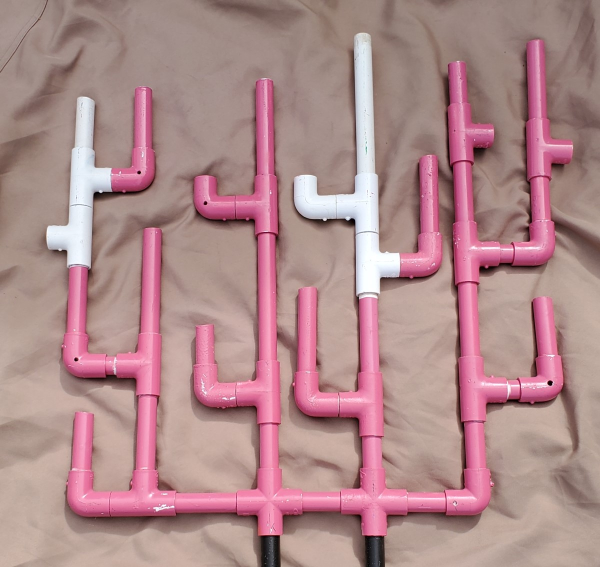
#> input picture Resources/coral3.jpg, 1200 x 1134 px (shown at 1/2 size)
$ python 'Task 6.py'
#> lines starting #> are read from the running program, lines starting #| are printed output that depends on the picture; after the words box and inside, x2 and y2 are one past the last pixel; in counts of white or black regions, pixels touching at a corner belong together
###########################################################
# Project : task 6
# Authors :  squad_Ask
###########################################################

#imports
import cv2
import numpy as np

#variables
XvaluesBlue = []
YvaluesBlue = []
XvaluesGreen = []
YvaluesGreen = []
isBlue = False
isGreen = False

#callback fn (Sama & Mazen)
# [61 lines left out: function mouseClick, not called in this run]

#main image formation (mohamed)
finalImage=np.zeros((600, 1000 , 3), dtype="uint8")
Real=cv2.imread("Resources/coral3.jpg")
#> Real is the input picture: shape (1134, 1200, 3); mean B, G, R 139.5, 137.8, 175.6
Real=cv2.resize(Real,(400,260))
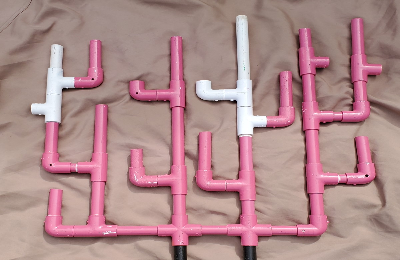
#> Real: shape (260, 400, 3); mean B, G, R 139.5, 137.7, 175.5
Changed=cv2.imread("Resources/coral4.jpg")
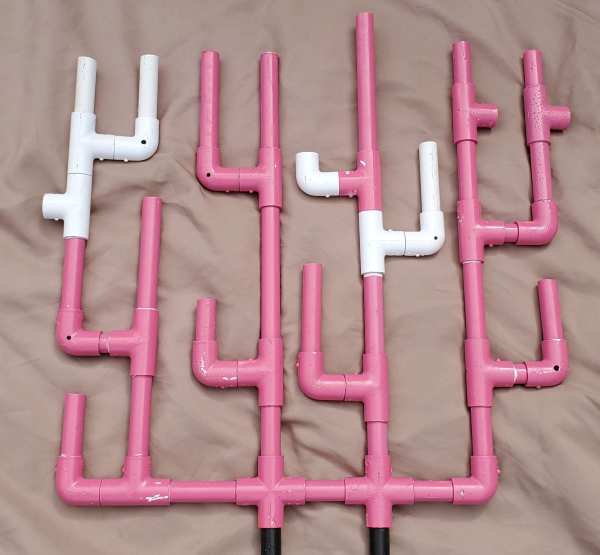
#> input picture Resources/coral4.jpg, 1200 x 1110 px (shown at 1/2 size)
#> Changed is the input picture: shape (1110, 1200, 3); mean B, G, R 142.2, 139.7, 178.6
Changed=cv2.resize(Changed,(500,500))
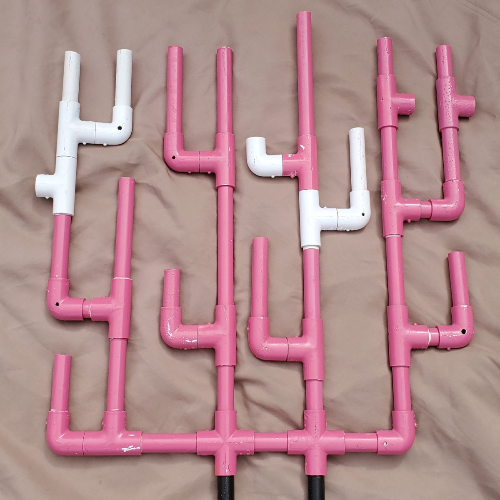
#> Changed: shape (500, 500, 3); mean B, G, R 142.1, 139.6, 178.5
#add images on the outputImageput image
finalImage[20:280,550:950]= Real
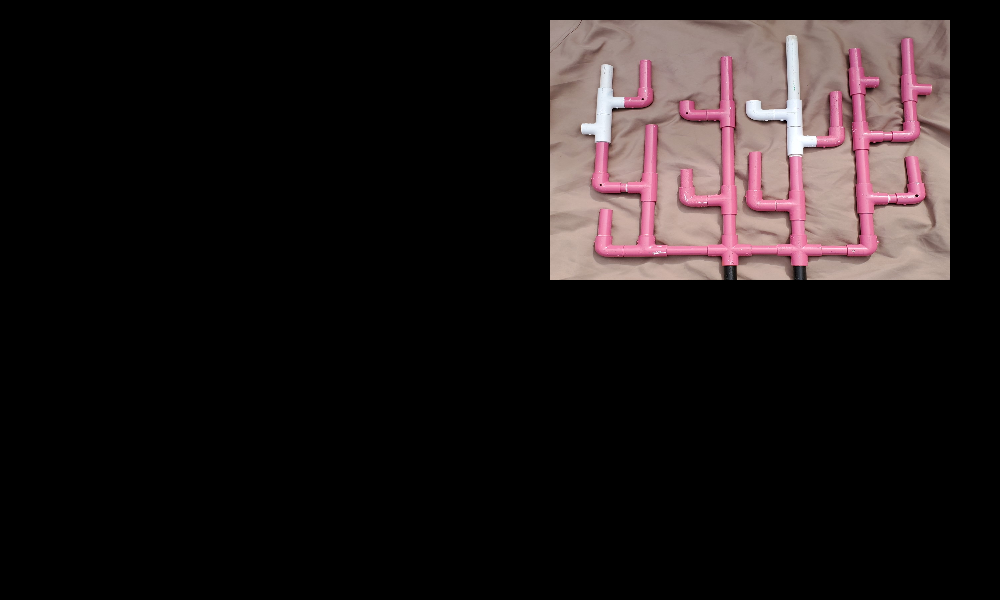
#> finalImage: shape (600, 1000, 3); mean B, G, R 24.2, 23.9, 30.4
finalImage[20:520,10:510] = Changed
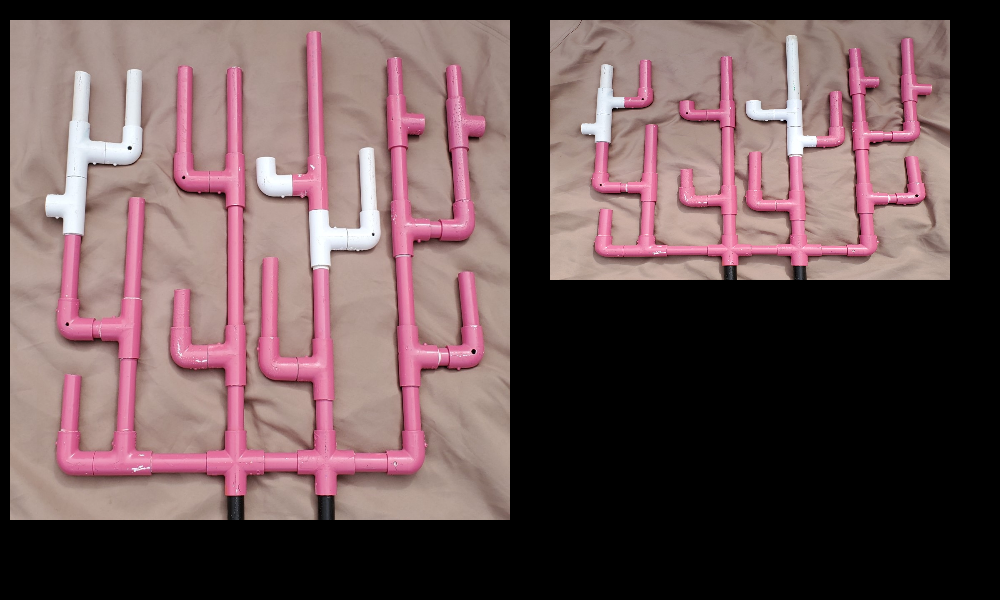
#> finalImage: shape (600, 1000, 3); mean B, G, R 83.4, 82.1, 104.8
#write on the image
cv2.putText(finalImage,"Simple Left click and drag : add a Blue rectangle",(550,350),cv2.FONT_HERSHEY_SIMPLEX,0.45,(255,255,255),1)
cv2.putText(finalImage,"Simple Right click and drag : add a Green rectangle",(550,400),cv2.FONT_HERSHEY_SIMPLEX,0.45,(255,255,255),1)
cv2.putText(finalImage,"Press 'd' to clear the screen",(550,450),cv2.FONT_HERSHEY_SIMPLEX,0.45,(255,255,255),1)
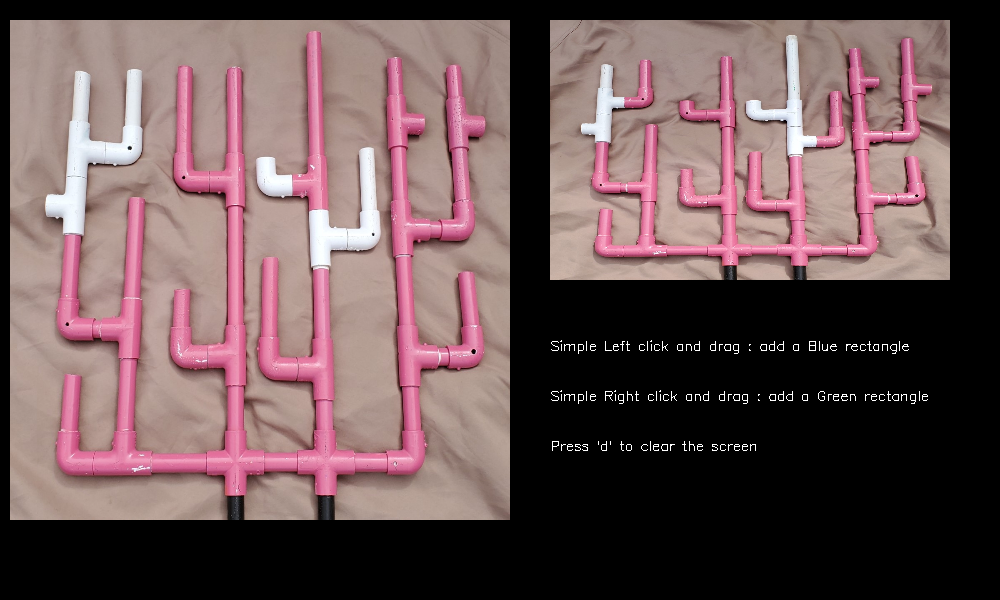
#> finalImage: shape (600, 1000, 3); mean B, G, R 84.2, 82.9, 105.6
cv2.putText(finalImage,"Press 'q' to quit",(550,500),cv2.FONT_HERSHEY_SIMPLEX,0.45,(255,255,255),1)
#> finalImage: shape (600, 1000, 3); 0.04% of pixels changed, all inside (x1, y1, x2, y2) = (552, 490, 666, 504)
outputImage = finalImage.copy()

cv2.imshow('Task 6',outputImage)
cv2.setMouseCallback('Task 6',mouseClick)

#main loop (Sama & Mazen)
while True:
    cv2.imshow('Task 6',outputImage)
    key = cv2.waitKey(20)
#> (key q is pressed here)
    if key == ord('q') :
        cv2.destroyAllWindows()
        break
    if key == ord('d') :
        outputImage = finalImage.copy()
        XvaluesBlue.clear()
        YvaluesBlue.clear()
        XvaluesGreen.clear()
        YvaluesGreen.clear()
